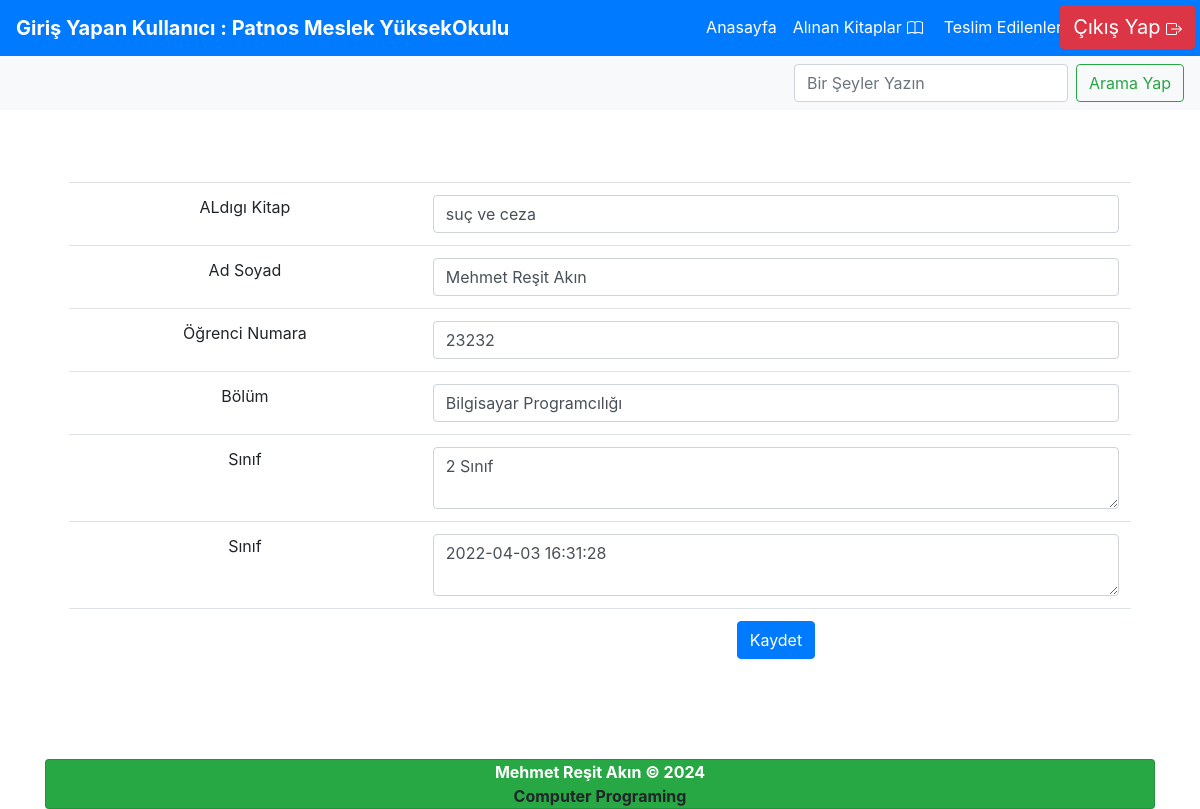
The app's page /duzenle.php?id=51 (signed in) with its own data.
### tables this page shows
CREATE TABLE `kullanicigiris` (
  `giris_id` int(11) NOT NULL,
  `kullanici_isim` varchar(55) NOT NULL,
  `kullanici_mail` varchar(55) NOT NULL,
  `kullanici_sifre` varchar(55) NOT NULL
);

CREATE TABLE `kullanicilar` (
  `kullanici_id` int(11) NOT NULL,
  `ogrenci_kitap` varchar(55) NOT NULL,
  `ogrenci_ad` varchar(55) NOT NULL,
  `ogrenci_no` int(9) NOT NULL,
  `ogrenci_bolum` varchar(45) NOT NULL,
  `ogrenci_sinif` varchar(55) NOT NULL,
  `ogrenci_aldigi_tarih` datetime NOT NULL DEFAULT current_timestamp()
);

### duzenle.php (the view, shortened to what this page needs)
<?php
include('header.php');
?>
<br><br>
<?php
$sorgu = $db->query("SELECT * FROM kullanicilar WHERE kullanici_id =".(int)$_GET['id']);
$sonuc = $sorgu->fetch(PDO::FETCH_ASSOC);
?>
<div class="container">
    <div class="card-body p-4">
        <form action="" method="post">
            <table class="table">
                <tr>
                    <td>ALdıgı Kitap</td>
                    <td><input type="text" name="ogrenci_kitap" class="form-control"
                            value="<?php echo $sonuc['ogrenci_kitap'];  ?>">
                    </td>
                </tr>
                <tr>
                    <td>Ad Soyad</td>
                    <td><input type="text" name="ogrenci_ad" class="form-control"
                            value="<?php echo $sonuc['ogrenci_ad'];  ?>">
                    </td>
                </tr>
                <tr>
                    <td>Öğrenci Numara</td>
                    <td><input type="text" name="ogrenci_no" class="form-control"
                            value="<?php echo $sonuc['ogrenci_no'];  ?>">
                    </td>
                </tr>
                <tr>
                    <td>Bölüm</td>
                    <td><input type="text" name="ogrenci_bolum" class="form-control"
                            value="<?php echo $sonuc['ogrenci_bolum'];  ?>">
                    </td>
                </tr>
                <tr>
                    <td>Sınıf</td>
                    <td><textarea name="ogrenci_sinif"
                            class="form-control"><?php echo $sonuc['ogrenci_sinif']; ?></textarea></td>
                </tr>
                <tr>
                    <td>Sınıf</td>
                    <td><textarea name="ogrenci_aldigi_tarih"
                            class="form-control"><?php echo $sonuc['ogrenci_aldigi_tarih']; ?></textarea></td>
                </tr>
                <tr>
                    <td></td>
                    <td><input type="submit" class="btn btn-primary" value="Kaydet"></td>
                </tr>
            </table>
        </form>
    </div>
    <div>
        <?php  include 'footer.php';  ?>

### header.php (shortened to what this page needs)
<?php
include 'baglan.php';
$kullanicisor = $db -> prepare('SELECT * FROM kullanicigiris WHERE kullanici_mail=:kullanici_mail');
$kullanicisor -> execute([
      'kullanici_mail' => $_SESSION['userkullanici_mail']
]);
$kullanicicek = $kullanicisor -> fetch(PDO::FETCH_ASSOC);
?>
<!doctype html>
<html lang="en">
<head>
    <link rel="stylesheet" href="ss.css">
    <link rel="stylesheet" href="https://use.fontawesome.com/releases/v5.0.13/css/all.css"
>
    <link rel="stylesheet" href="https://stackpath.bootstrapcdn.com/bootstrap/4.3.1/css/bootstrap.min.css"
>
</head>
<body>
    <nav class="navbar navbar-expand-lg navbar-dark bg-primary">
        <a href="anasayfa.php" class="navbar-brand"> <b style="color:white;">Giriş Yapan Kullanıcı :
                <?php  echo $kullanicicek['kullanici_isim'] ?> </b></a>
        <div class="container">
            <div class="collapse navbar-collapse">
                <ul class="navbar-nav mr-auto" style="position:absolute;right:130px;">
                        <a class="nav-link active" href="anasayfa.php">Anasayfa</a>
                    <li class="nav-item">
                        <div class=""><a class="nav-link  active" href="alinankitap.php">Alınan Kitaplar</a></div>
                    </li>
                    <li class="nav-item"><a class="nav-link active" href="teslimedilenler.php">Teslim Edilenler</a></li>
                </ul>
                <div "><a href=" cikis.php" class="btn bg-danger "
                    style="color:white; position:absolute; right:0px; top:0; font-size:20px; margin:5px; text-decoration:none;">
                    Çıkış Yap </a></div>
            </div>
        </div>
    </nav>
    <nav class="navbar navbar-light bg-light justify-content-between">
        <form class="form-inline" action="alinankitap.php" method="post">
            <input class="form-control mr-sm-2" type="search" name="kelime" onkeypress="return isNumberKey(event)" placeholder="Bir Şeyler Yazın" maxlength="9"
                aria-label="Search">
            <button class="btn btn-outline-success my-2 my-sm-0" type="submit">Arama Yap</button>
        </form>
    </nav>

### ss.css (style rules this page uses)
table { width: 100%; text-align: center; }

### records on screen
kullanicigiris: kullanici_isim "Patnos Meslek YüksekOkulu"
kullanicilar: ogrenci_kitap "suç ve ceza", ogrenci_ad "Mehmet Reşit Akın", ogrenci_no "23232", ogrenci_bolum "Bilgisayar Programcılığı", ogrenci_sinif "2 Sınıf", ogrenci_aldigi_tarih "2022-04-03 16:31:28"
